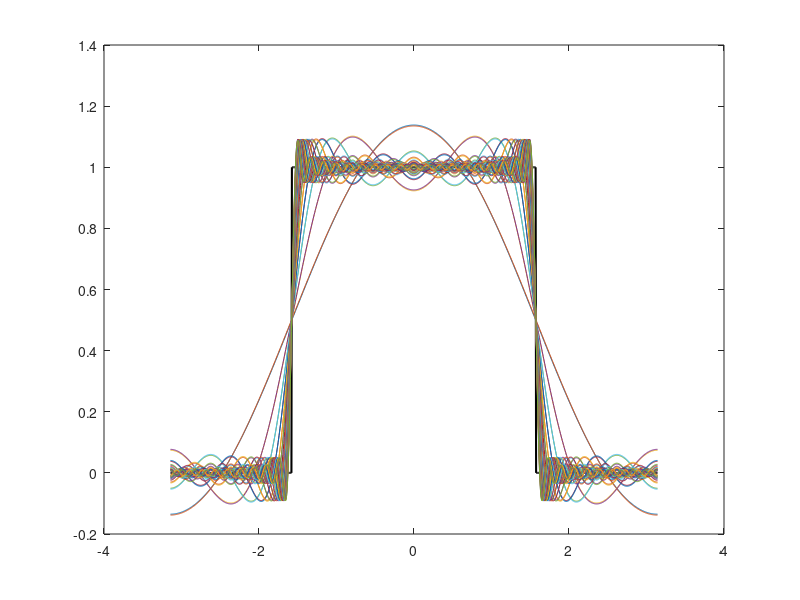

Write MATLAB code to recreate this figure.
clc
clear 

%% PROGRAM PARAMS
L = pi;
N = 1024;
dx = 2*L/(N-1);
x = -L:dx:L;
T0 = 2*L;

%% WAVE FUNCTION
f = 0*x;
f(N/4:3*N/4) = 1;
plot(x,f,'-k','LineWidth',1.5); hold on

%% 
CC = jet(20);
A0 = (1/T0)*sum(f.*ones(size(x)))*dx; % integral(f(t)*cos(0*w0*T))*dt = integral(f(t)*cos(0))*dt = integral(f(t))*dt = sum(f(t))*dt
total = A0
for k=1:40
  a_n = (2/T0)*sum(f.*cos(2*pi*k*x/T0))*dx; % (2/T0)*integral(f(t)*cos(n*w0*T))*dt
  b_n = (2/T0)*sum(f.*sin(2*pi*k*x/T0))*dx; % (2/T0)*integral(f(t)*sin(n*w0*T))*dt
  total = total + a_n*cos(2*pi*k*x/T0) + b_n*sin(2*pi*k*x/T0); 
  plot(x, total);
  pause(.1)
endfor
